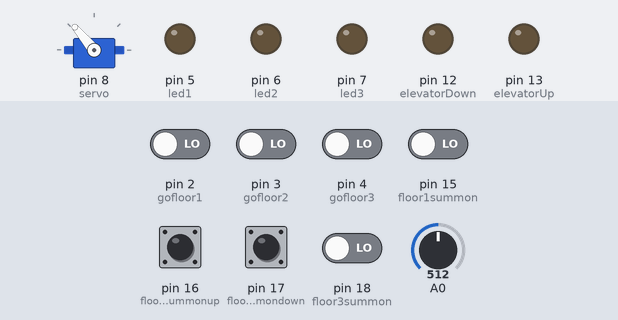
Recording of a sketch running on a simulated Arduino Uno, built with avr-gcc and run on an emulated ATmega328P. Parts: servo, output pins drawn as LEDs (lit = HIGH). The inputs (shaded band) are chosen by the test bench; at power-on: pin 2 (gofloor1), pin 3 (gofloor2), pin 4 (gofloor3), pin 15 (floor1summon), pin 16 (floor2summonup), pin 17 (floor2summondown), pin 18 (floor3summon) LOW, A0 = 512.

Above: at 1.2 s.
1.3 s: A0 set to 586
2.8 s: A0 set to 608
At 2.95 s:
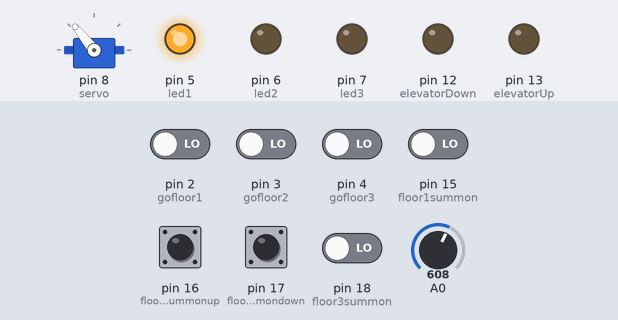
At 5.3 s:
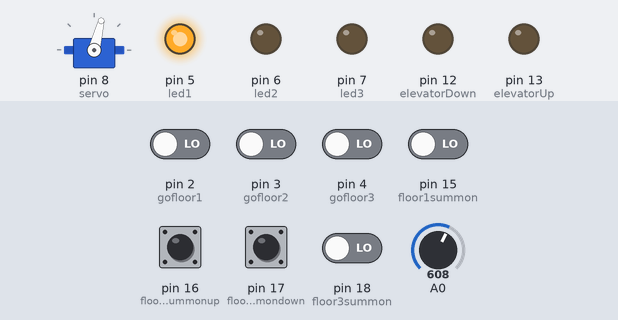
Timing chart, 0 to 11.8 s (numbered marks = the images above; inputs shaded):
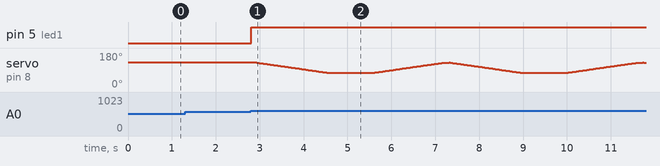

The sketch:

arduino-leds-and-servo.ino
```cpp
#include <Servo.h>
Servo servo;
int angle = 130;
bool doorsignal = false;
int currfloor = 1;
int targetfloor = 1;
const int elevatorUp = 13;
const int elevatorDown = 12;
int upSignal = 0;
int downSignal = 0;
const int floor1summon = 15;      //A1
const int floor2summonup = 16;    //A2
const int floor2summondown = 17;  //A3
const int floor3summon = 18;      //A4
int floor1signal, gofloor1signal = 0;
int floor2signalup, gofloor2signal = 0;
int floor2signaldown = 0;
int floor3signal, gofloor3signal = 0;
const int gofloor1 = 2;
const int gofloor2 = 3;
const int gofloor3 = 4;
const int led1 = 5;
const int led2 = 6;
const int led3 = 7;
int ADCvalue = 0;

void setup() {
  Serial.begin(9600);
  servo.attach(8);
  servo.write(angle);
  pinMode(elevatorUp, OUTPUT);
  pinMode(elevatorDown, OUTPUT);
  pinMode(floor1summon, INPUT);
  pinMode(floor2summonup, INPUT);
  pinMode(floor2summondown, INPUT);
  pinMode(floor3summon, INPUT);
  pinMode(gofloor1, INPUT);
  pinMode(gofloor2, INPUT);
  pinMode(gofloor3, INPUT);
  pinMode(led1, OUTPUT);
  pinMode(led2, OUTPUT);
  pinMode(led3, OUTPUT);
}
void loop() {
  ADCvalue = analogRead(A0);
  if (ADCvalue > 600) {
    //********* Floor level display **********
    if (currfloor == 3) {
      digitalWrite(led3, HIGH);
      digitalWrite(led2, HIGH);
      digitalWrite(led1, HIGH);
    } else if (currfloor == 2) {
      digitalWrite(led2, HIGH);
      digitalWrite(led1, HIGH);
      digitalWrite(led3, LOW);
    } else if (currfloor == 1) {
      digitalWrite(led1, HIGH);
      digitalWrite(led2, LOW);
      digitalWrite(led3, LOW);
    }
    //************* OPEN ELEVATOR DOOR *************
    if (doorsignal == true) {  //to open
      for (angle = 130; angle > 75; angle--) {
        servo.write(angle);
        delay(30);
      }
      delay(1000);  // auto close after 1 sec
      for (angle = 75; angle < 130; angle++) {
        servo.write(angle);
        delay(30);
      }
      doorsignal = false;
    } else {
      servo.write(angle);
    }
    //************* END *************
    //********* Elevator Summon *********
    floor1signal = digitalRead(floor1summon);
    floor2signalup = digitalRead(floor2summonup);
    floor2signaldown = digitalRead(floor2summondown);
    floor3signal = digitalRead(floor3summon);
    gofloor1signal = digitalRead(gofloor1);
    gofloor2signal = digitalRead(gofloor2);
    gofloor3signal = digitalRead(gofloor3);
    delay(100);
    if (floor1signal == LOW || gofloor1signal == LOW) {
      targetfloor = 1;
    } else if (floor2signaldown == LOW || gofloor2signal == LOW) {
      targetfloor = 2;
    } else if (floor2signalup == LOW || gofloor2signal == LOW) {
      targetfloor = 2;
    } else if (floor3signal == LOW || gofloor3signal == LOW) {
      targetfloor = 3;
    }
    if (currfloor - targetfloor < 0) {
      while (targetfloor - currfloor > 0) {
        digitalWrite(elevatorUp, HIGH);
        delay(2900);
        digitalWrite(elevatorUp, LOW);
        currfloor++;
      }
      doorsignal = true;
    } else if (currfloor - targetfloor > 0) {
      while ((currfloor - targetfloor) > 0) {
        digitalWrite(elevatorDown, HIGH);
        delay(2900);
        digitalWrite(elevatorDown, LOW);
        currfloor--;
      }
      doorsignal = true;
    } else if (currfloor == targetfloor && (floor1signal == LOW || floor2signalup == LOW || floor2signaldown == LOW || floor3signal == LOW)) {
      doorsignal = true;
    } else {
      doorsignal = false;
    }
    //************* END *************
  } else {
    delay(100);
  }
}
```

Measured:
- the behaviour switches between 600 and 601 on A0 (found by bisection; images 0 and 1)
- after the input at 1.3 s, every drawn part: stays the same
